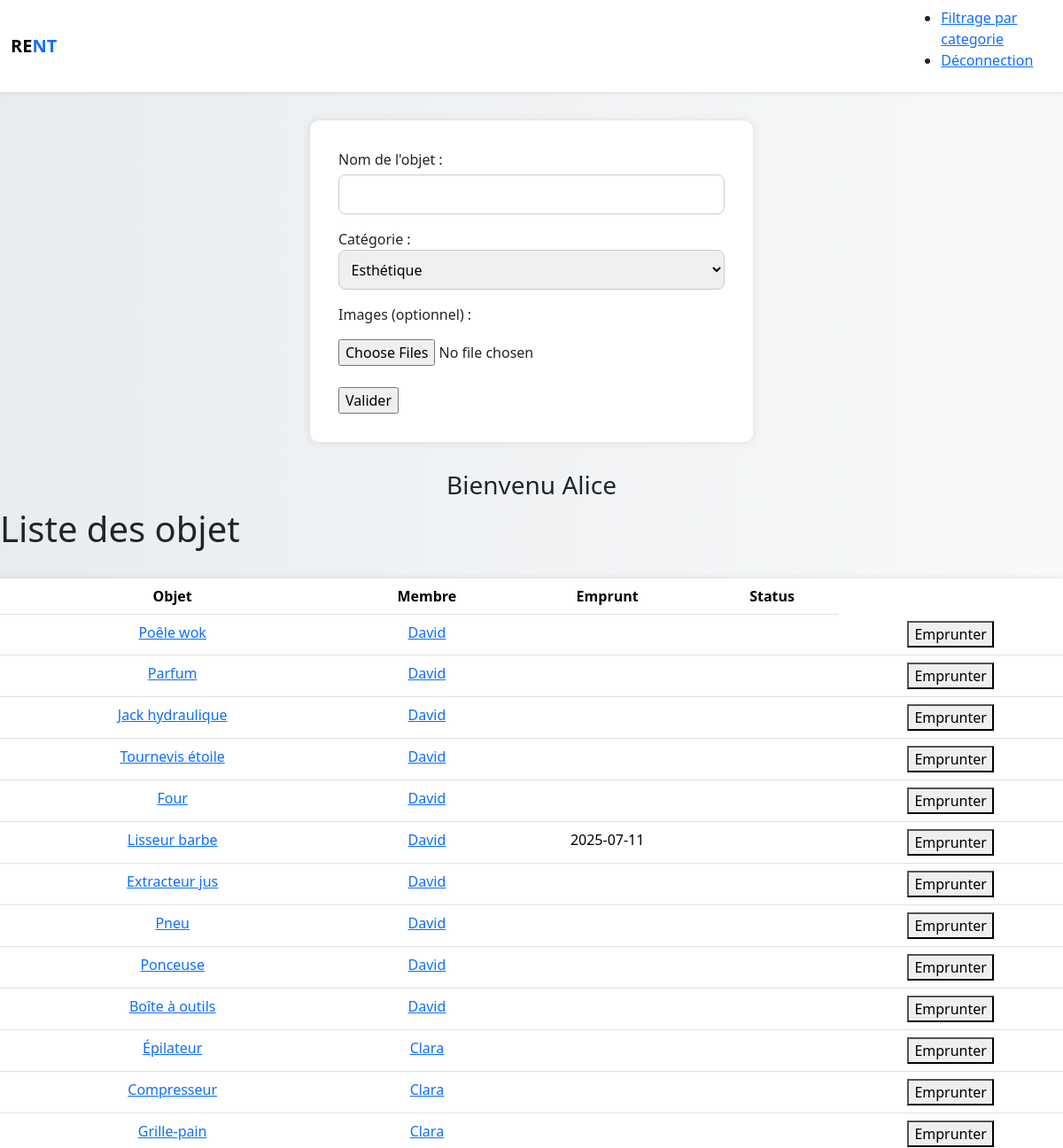
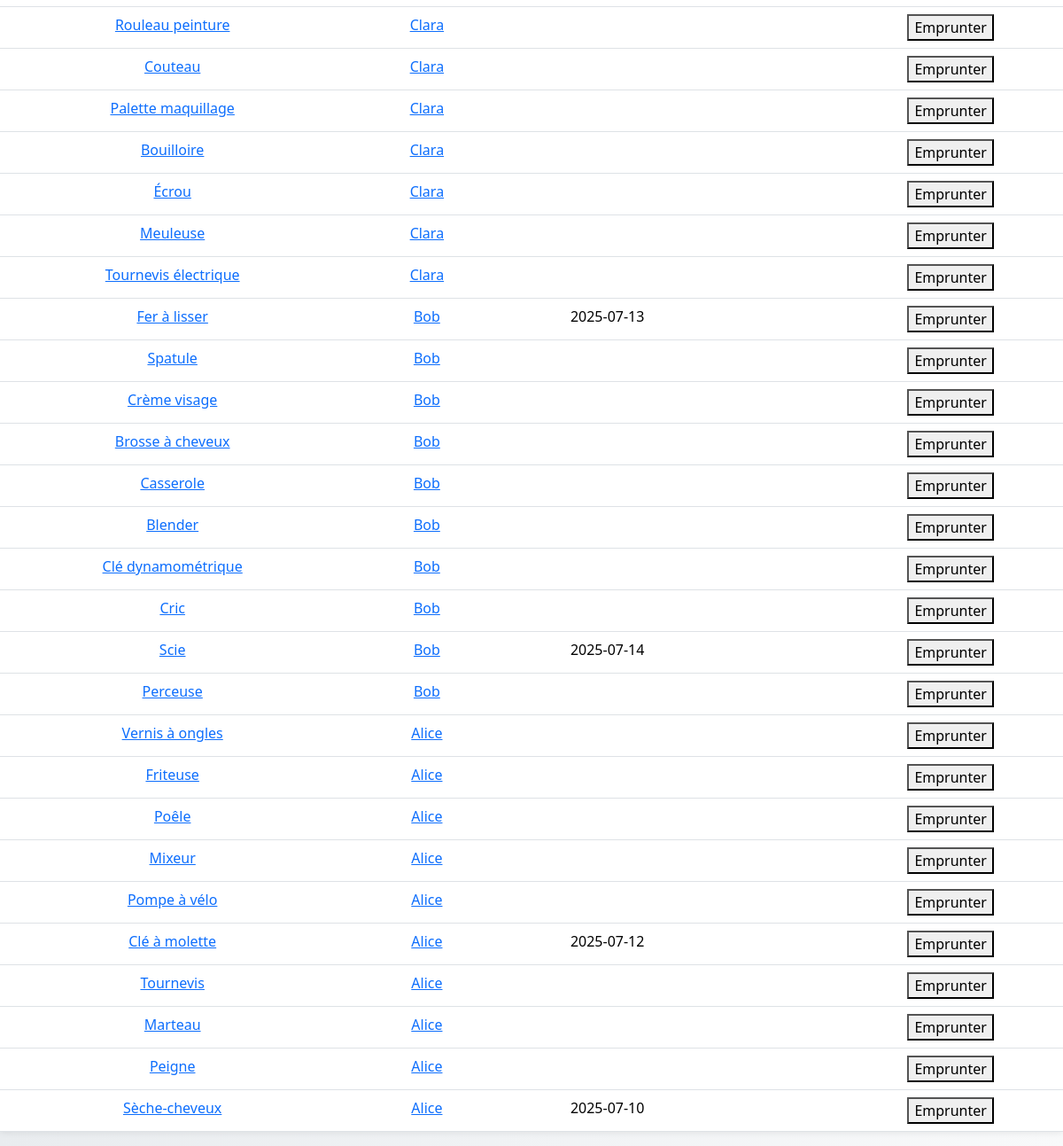
The page /pages/accueil.php (signed in) on the database its author committed (2 pictures, top to bottom).
### tables this page shows
CREATE TABLE s2_objet
(
    id_objet int primary key AUTO_INCREMENT,
    nom_objet varchar(20),
    id_categorie int,
    id_membre int, 
    FOREIGN KEY (id_categorie)  REFERENCES s2_categorie_objet (id_categorie) ON DELETE CASCADE,
    FOREIGN KEY (id_membre) REFERENCES s2_membre (id_membre) ON DELETE CASCADE
);

CREATE TABLE s2_membre
(
    id_membre int primary key AUTO_INCREMENT,
    nom char(25),
    date_de_naissance date,
    genre char(10),
    Email varchar(70),
    ville char(25),
    MotDepasse varchar(20),
    image_profil varchar(200)    
);

CREATE TABLE s2_emprunt
(
    id_emprunt  int primary key AUTO_INCREMENT,
    id_objet int,
    id_membre int,
    date_emprunt date,
    date_retour date,
    FOREIGN KEY (id_objet)  REFERENCES s2_objet (id_objet) ON DELETE CASCADE,
    FOREIGN KEY (id_membre) REFERENCES s2_membre (id_membre) ON DELETE CASCADE
);

### includer/connection.php (called while the page is built, shortened)
<?php
function dbconnect()
{
    static $connect = null;
    if ($connect === null) {
        $connect = mysqli_connect('localhost', 'root', '', 'db_s2_ETU003993');
        mysqli_set_charset($connect, 'utf8mb4');
    }
    return $connect;
}
?>

### includer/fonction.php (called while the page is built, shortened)
<?php
require("connection.php");
function list_cat() {
    $sql="SELECT s2_categorie_objet.id_categorie as id,s2_categorie_objet.nom_categorie as nom FROM s2_categorie_objet";
    $connect = mysqli_query(dbconnect(), $sql);
    $resultat=[];
    while($donnees = mysqli_fetch_assoc($connect)){
        $resultat[]= $donnees ;
    }
    return $resultat;
}
function aff_all_objet()
{
    $sql="SELECT s2_objet.id_objet AS id,
                s2_objet.nom_objet AS objet,
                s2_categorie_objet.nom_categorie AS categorie,
                s2_emprunt.date_retour AS date_retour,
                s2_membre.nom AS proprietaire,
                s2_membre.id_membre AS id_m,
                s2_objet.dispo AS disp
            FROM s2_objet
            JOIN s2_membre ON s2_objet.id_membre = s2_membre.id_membre
            JOIN s2_categorie_objet ON s2_objet.id_categorie = s2_categorie_objet.id_categorie
            LEFT JOIN s2_emprunt ON s2_objet.id_objet = s2_emprunt.id_objet
            ORDER BY s2_objet.id_objet DESC";
    $connect = mysqli_query(dbconnect(), $sql);
    return $connect;
}
?>

### pages/accueil.php (the view, shortened to what this page needs)
<?php
require("../includer/fonction.php");
$_nom = $_SESSION['nom'];
$val=aff_all_objet();
$donne = list_cat();
?>
<!DOCTYPE html>
<html lang="en">
<head>
    <link rel="stylesheet" href="../assets/css/styles.css">
    <link href="../assets/css/bootstrap.min.css" rel="stylesheet">
</head>
<body class="bg-light">
<nav class="navbar navbar-expand-lg navbar-light bg-white shadow-sm">
  <div class="container">
    <a class="navbar-brand fw-bold" href="#">RE<span class="text-primary">NT</span>
    </a>
  </div>
<ul>
    <li>
        <a href="select.php">Filtrage par categorie</a>
    </li>
    <li>
        <a href="deco.php">Déconnection</a>
    </li>
</ul>
</nav>
<form action="traitements/traitement_ajouter_objet.php" method="post" enctype="multipart/form-data">
    <p>Nom de l'objet : <input type="text" name="nom_obj" required></p>
    <p>
        Catégorie :
        <select name="id_c" required>
            <?php foreach($donne as $result) { ?>
                <option value="<?= $result["id"] ?>"><?= $result["nom"] ?></option>
            <?php } ?>
        </select>
    </p>
    <p>Images (optionnel) :</p>
    <input type="file" name="images[]" accept="image/*" multiple>
    <br><br>
    <input type="submit" value="Valider">
</form>
<h3 class="text-center">Bienvenu <?= $_nom ?></h3>
<h1>Liste des objet</h1>
<table class="table">
  <thead class="text-center">
    <tr class="bg-primary">
      <th scope="col">Objet</th>
      <th scope="col">Membre</th>
      <th scope="col">Emprunt</th>
      <th scope="col">Status</th>
    </tr>
  </thead>
  <tbody>
        <?php while($ls = mysqli_fetch_assoc($val))  {  ?>
                <tr>
                    <td><a href="objet.php?num=<?= $ls['id'];?>"><?= $ls['objet'];?></a></td>
                    <td><a href="profil.php?num=<?= $ls['id_m'] ?>"><?= $ls['proprietaire'];?></a></td>
                    <td><?= $ls['date_retour'];?></td>
                    <td><?= $ls['disp'];?></td>
                    <td><a href="dispo.php?id=<?= $ls['id'];?>&prop=<?= $ls['proprietaire'];?>"><button>Emprunter</button></a></td>
                </tr>
        <?php }  ?>
  </tbody>
</table>
</body>
</html>

### assets/css/styles.css (style rules this page uses)
:root { --primary: #0d6efd; --secondary: #6c757d; --light: #f8f9fa; --dark: #212529; --accent: #6610f2; --danger: #dc3545; }
body { font-family: 'Segoe UI', Tahoma, Geneva, Verdana, sans-serif; background: linear-gradient(to right, #e9ecef, #f8f9fa); margin: 0; padding: 0; }
form { max-width: 500px; margin: 2rem auto; background-color: white; padding: 2rem; border-radius: 10px; box-shadow: 0 0 10px rgba(0,0,0,0.1); }
form p { margin-bottom: 1rem; color: var(--dark); }
input[type="text"], input[type="email"], input[type="password"], input[type="date"], select { width: 100%; padding: 0.6rem; border: 1px solid #ccc; border-radius: 8px; margin-top: 0.3rem; }
table { width: 90%; margin: 2rem auto; border-collapse: collapse; background-color: #fff; box-shadow: 0 0 8px rgba(0,0,0,0.1); }
th, td { padding: 1rem; text-align: center; border: 1px solid #dee2e6; }
th { background-color: var(--primary); color: white; }

### rows shown on the page
s2_objet: nom_objet "Poêle wok", id_membre.nom "David"
s2_objet: nom_objet "Parfum", id_membre.nom "David"
s2_objet: nom_objet "Jack hydraulique", id_membre.nom "David"
s2_objet: nom_objet "Tournevis étoile", id_membre.nom "David"
s2_objet: nom_objet "Four", id_membre.nom "David"
s2_objet: nom_objet "Lisseur barbe", id_membre.nom "David", s2_emprunt.date_retour "2025-07-11"
s2_objet: nom_objet "Extracteur jus", id_membre.nom "David"
s2_objet: nom_objet "Pneu", id_membre.nom "David"
s2_objet: nom_objet "Ponceuse", id_membre.nom "David"
s2_objet: nom_objet "Boîte à outils", id_membre.nom "David"
s2_objet: nom_objet "Épilateur", id_membre.nom "Clara"
s2_objet: nom_objet "Compresseur", id_membre.nom "Clara"
s2_objet: nom_objet "Grille-pain", id_membre.nom "Clara"
s2_objet: nom_objet "Rouleau peinture", id_membre.nom "Clara"
s2_objet: nom_objet "Couteau", id_membre.nom "Clara"
s2_objet: nom_objet "Palette maquillage", id_membre.nom "Clara"
s2_objet: nom_objet "Bouilloire", id_membre.nom "Clara"
s2_objet: nom_objet "Écrou", id_membre.nom "Clara"
s2_objet: nom_objet "Meuleuse", id_membre.nom "Clara"
s2_objet: nom_objet "Tournevis électrique", id_membre.nom "Clara"
s2_objet: nom_objet "Fer à lisser", id_membre.nom "Bob", s2_emprunt.date_retour "2025-07-13"
s2_objet: nom_objet "Spatule", id_membre.nom "Bob"
s2_objet: nom_objet "Crème visage", id_membre.nom "Bob"
s2_objet: nom_objet "Brosse à cheveux", id_membre.nom "Bob"
s2_objet: nom_objet "Casserole", id_membre.nom "Bob"
s2_objet: nom_objet "Blender", id_membre.nom "Bob"
s2_objet: nom_objet "Clé dynamométrique", id_membre.nom "Bob"
s2_objet: nom_objet "Cric", id_membre.nom "Bob"
s2_objet: nom_objet "Scie", id_membre.nom "Bob", s2_emprunt.date_retour "2025-07-14"
s2_objet: nom_objet "Perceuse", id_membre.nom "Bob"
s2_objet: nom_objet "Vernis à ongles", id_membre.nom "Alice"
s2_objet: nom_objet "Friteuse", id_membre.nom "Alice"
s2_objet: nom_objet "Poêle", id_membre.nom "Alice"
s2_objet: nom_objet "Mixeur", id_membre.nom "Alice"
s2_objet: nom_objet "Pompe à vélo", id_membre.nom "Alice"
s2_objet: nom_objet "Clé à molette", id_membre.nom "Alice", s2_emprunt.date_retour "2025-07-12"
s2_objet: nom_objet "Tournevis", id_membre.nom "Alice"
s2_objet: nom_objet "Marteau", id_membre.nom "Alice"
s2_objet: nom_objet "Peigne", id_membre.nom "Alice"
s2_objet: nom_objet "Sèche-cheveux", id_membre.nom "Alice", s2_emprunt.date_retour "2025-07-10"

### other values the page prints
$_nom "Alice"
form field id_c "Esthétique"
